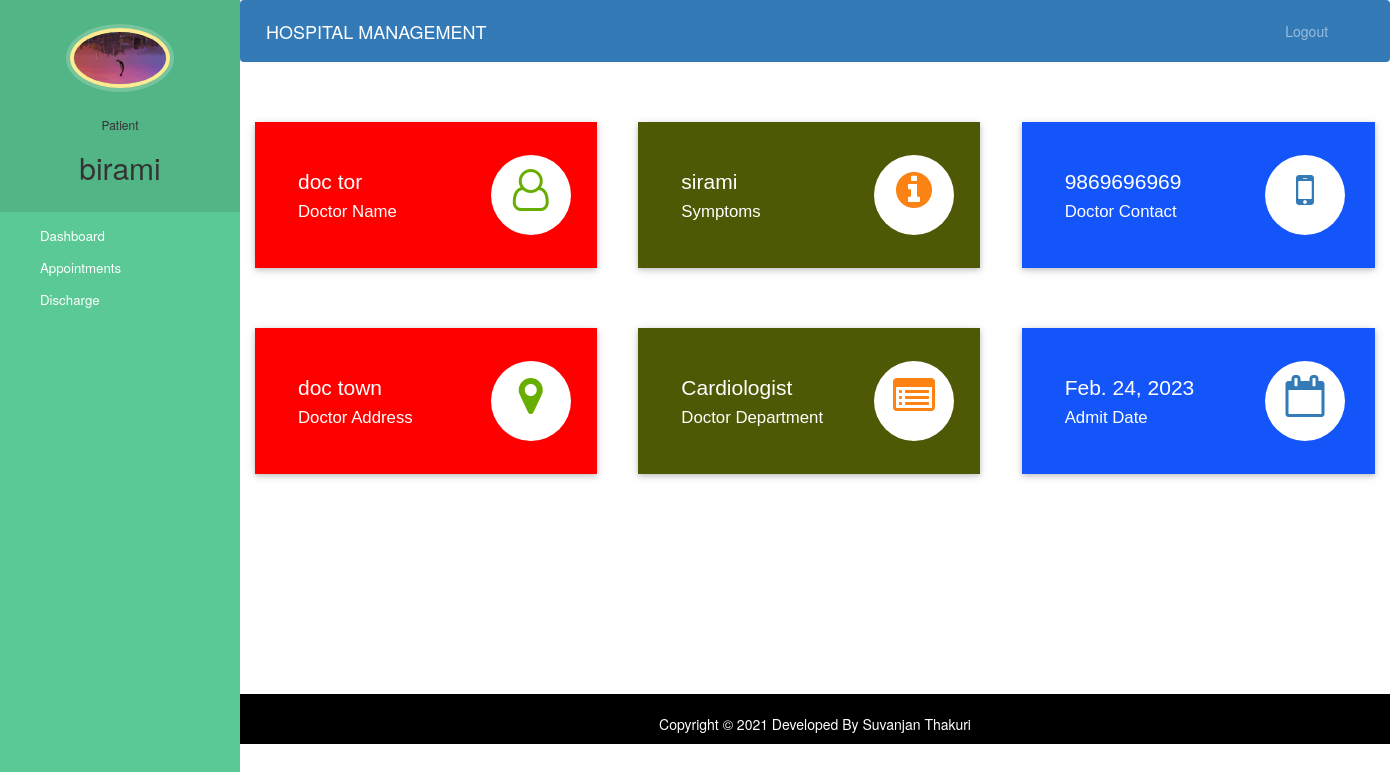
The page /patient-dashboard (signed in) on the database its author committed.
### hospital/models.py (models this page shows, shortened)
class Patient(models.Model):
    user=models.OneToOneField(User,on_delete=models.CASCADE)
    profile_pic= models.ImageField(upload_to='profile_pic/PatientProfilePic/',null=True,blank=True)
    address = models.CharField(max_length=40)
    mobile = models.CharField(max_length=20,null=False)
    symptoms = models.CharField(max_length=100,null=False)
    assignedDoctorId = models.PositiveIntegerField(null=True)
    admitDate=models.DateField(auto_now=True)
    status=models.BooleanField(default=False)

class Doctor(models.Model):
    user=models.OneToOneField(User,on_delete=models.CASCADE)
    profile_pic= models.ImageField(upload_to='profile_pic/DoctorProfilePic/',null=True,blank=True)
    address = models.CharField(max_length=40)
    mobile = models.CharField(max_length=20,null=True)
    department= models.CharField(max_length=50,choices=departments,default='Cardiologist')
    status=models.BooleanField(default=False)
    @property
    def get_name(self):
        return self.user.first_name+" "+self.user.last_name

### hospital/views.py (the view)
# urls.py: path('patient-dashboard', views.patient_dashboard_view,name='patient-dashboard'),
@login_required(login_url='patientlogin')
@user_passes_test(is_patient)
def patient_dashboard_view(request):
    patient=models.Patient.objects.get(user_id=request.user.id)
    doctor=models.Doctor.objects.get(user_id=patient.assignedDoctorId)
    mydict={
    'patient':patient,
    'doctorName':doctor.get_name,
    'doctorMobile':doctor.mobile,
    'doctorAddress':doctor.address,
    'symptoms':patient.symptoms,
    'doctorDepartment':doctor.department,
    'admitDate':patient.admitDate,
    }
    return render(request,'hospital/patient_dashboard.html',context=mydict)

### hospital/views.py (called while the page is built)
def is_patient(user):
    return user.groups.filter(name='PATIENT').exists()

### templates/hospital/patient_dashboard.html
{% extends 'hospital/patient_base.html' %}
{% load static %}
{% block content %}
{%include 'hospital/patient_dashboard_cards.html'%}
<br><br><br><br>
{% endblock content %}

### templates/hospital/patient_base.html (shortened to what this page needs)
<!DOCTYPE html>
{% load static %}
<html lang="en">
<head>
  <link rel="stylesheet" href="https://stackpath.bootstrapcdn.com/bootstrap/4.3.1/css/bootstrap.min.css">
  <link rel="stylesheet" href="https://maxcdn.bootstrapcdn.com/font-awesome/4.7.0/css/font-awesome.min.css">
</head>
<body>
  <nav class="menu" tabindex="0">
    <header class="avatar">
      <img src="{% static patient.profile_pic.url %}" alt="Profile Pic" />
      <br><br>
      <h6>Patient</h6>
      <h2>{{request.user.first_name}}</h2>
    </header>
    <ul>
      <li tabindex="0" class="icon-dashboard"> <a style="color:white; text-decoration:none;" href="/patient-dashboard"><span>Dashboard</span></a> </li>
      <li tabindex="0" class="icon-calendar"> <a style="color:white; text-decoration:none;" href="/patient-appointment"><span>Appointments</span></a></li>
      <li tabindex="0" class="icon-users"> <a style="color:white; text-decoration:none;" href="/patient-discharge"><span>Discharge</span></a></li>
    </ul>
  </nav>
  <main>
    <div class="bs-example">
      <nav class="navbar navbar-expand-md  navbar-dark fixed-top" style="background:#337AB7;">
        <a href="/patient-dashboard" class="navbar-brand">HOSPITAL MANAGEMENT</a>
        <div class="collapse navbar-collapse justify-content-between" id="navbarCollapse">
          <div class="navbar-nav" style=" margin-left: 90%;">
            <a href="/logout" class="nav-item nav-link">Logout</a>
          </div>
        </div>
      </nav>
    </div>
    <br><br>
    {% block content %}
    {% endblock content %}
    <br><br><br><br><br><br><br>
    <footer>
      <br>
      <div class="container">
        <div class="row">
          <div class="col-md-12 col-sm-12">
            <div style="color:#ffffff;" class="wow fadeInUp footer-copyright">
              <p>
                Copyright &copy; 2021 Developed By Suvanjan Thakuri </p>
            </div>
          </div>
        </div>
      </div>
    </footer>
  </main>
</body>
</html>

### templates/hospital/patient_dashboard_cards.html (shortened to what this page needs)
<!DOCTYPE html>
<html lang="en" dir="ltr">
<head>
  <link rel="stylesheet" href="https://maxcdn.bootstrapcdn.com/bootstrap/3.4.1/css/bootstrap.min.css">
  <link rel="stylesheet" href="https://cdnjs.cloudflare.com/ajax/libs/font-awesome/4.7.0/css/font-awesome.min.css">
</head>
<body>
  <div class="market-updates">
    <div class="col-md-4 market-update-gd">
      <div class="market-update-block clr-block-1">
        <div class="col-md-8 market-update-left">
          <h3>{{doctorName}}</h3>
          <h4>Doctor Name</h4>
        </div>
        <div class="col-md-4 market-update-right">
          <i class="fa fa-user-o"> </i>
        </div>
        <div class="clearfix"> </div>
      </div>
    </div>
    <div class="col-md-4 market-update-gd">
      <div class="market-update-block clr-block-2">
        <div class="col-md-8 market-update-left">
          <h3>{{symptoms}}</h3>
          <h4>Symptoms</h4>
        </div>
        <div class="col-md-4 market-update-right">
          <i class="fa fa-info-circle"></i>
        </div>
        <div class="clearfix"> </div>
      </div>
    </div>
    <div class="col-md-4 market-update-gd">
      <div class="market-update-block clr-block-3">
        <div class="col-md-8 market-update-left">
          <h3>{{doctorMobile}}</h3>
          <h4>Doctor Contact</h4>
        </div>
        <div class="col-md-4 market-update-right">
          <i class="fa fa-mobile" aria-hidden="true"></i>
        </div>
        <div class="clearfix"> </div>
      </div>
    </div>
  </div>
  <br><br><br>
  <div class="market-updates">
    <div class="col-md-4 market-update-gd">
      <div class="market-update-block clr-block-1">
        <div class="col-md-8 market-update-left">
          <h3>{{doctorAddress}}</h3>
          <h4>Doctor Address</h4>
        </div>
        <div class="col-md-4 market-update-right">
          <i class="fa fa-map-marker"> </i>
        </div>
        <div class="clearfix"> </div>
      </div>
    </div>
    <div class="col-md-4 market-update-gd">
      <div class="market-update-block clr-block-2">
        <div class="col-md-8 market-update-left">
          <h3>{{doctorDepartment}}</h3>
          <h4>Doctor Department</h4>
        </div>
        <div class="col-md-4 market-update-right">
          <i class="fa fa-list-alt"></i>
        </div>
        <div class="clearfix"> </div>
      </div>
    </div>
    <div class="col-md-4 market-update-gd">
      <div class="market-update-block clr-block-3">
        <div class="col-md-8 market-update-left">
          <h3>{{admitDate}}</h3>
          <h4>Admit Date</h4>
        </div>
        <div class="col-md-4 market-update-right">
          <i class="fa fa-calendar-o" aria-hidden="true"></i>
        </div>
        <div class="clearfix"> </div>
      </div>
    </div>
  </div>
</body>
</html>

### templates/hospital/patient_base.html (style rules this page uses)
a:link { text-decoration: none; }
a { color: white; }
footer { padding: 0px 0px 0px 0px; background-color: black; margin: 0px; }
.fa { font-size: 23px; width: 60px; text-align: center; text-decoration: none; margin: 5px 2px; border-radius: 50%; }
p { text-align: center; }
body { padding-left: 240px; }
main { position: relative; height: 100vh; }
.menu { background: #5bc995; height: 100vh; width: 240px; position: fixed; top: 0px; left: 0; z-index: 5; outline: none; }
.menu .avatar { background: rgba(0, 0, 0, 0.1); padding: 2em 0.5em; text-align: center; }
.menu .avatar img { width: 100px; border-radius: 50%; overflow: hidden; border: 4px solid #ffea92; box-shadow: 0 0 0 4px rgba(255, 255, 255, 0.2); }
.menu .avatar h2 { font-weight: normal; margin-bottom: 0; }
.menu ul { list-style: none; padding: 0.5em 0; margin: 0; }
.menu ul li { padding: 0.5em 1em 0.5em 3em; font-size: 0.95em; font-weight: regular; background-repeat: no-repeat; background-position: left 15px center; background-size: auto 20px; transition: all 0.15s linear; cursor: pointer; }
.menu ul li.icon-dashboard { background-image: url("http://www.entypo.com/images//gauge.svg"); }
.menu ul li.icon-users { background-image: url("http://www.entypo.com/images//users.svg"); }
.menu ul li.icon-calendar { background-image: url("http://www.entypo.com/images//calendar.svg"); }

### templates/hospital/patient_dashboard_cards.html (style rules this page uses)
.market-update-block { padding: 2em 2em; background: #999; }
.market-update-block h3 { color: #fff; font-size: 1.5em; font-family: 'Carrois Gothic', sans-serif; }
.market-update-block h4 { font-size: 1.2em; color: #fff; margin: 0.3em 0em; font-family: 'Carrois Gothic', sans-serif; }
.market-update-block.clr-block-1 { background: #ff0000; margin-right: 0.8em; box-shadow: 0 2px 5px 0 rgba(0, 0, 0, 0.16), 0 2px 10px 0 rgba(0, 0, 0, 0.12); transition: 0.5s all; -webkit-transition: 0.5s all; -moz-transition: 0.5s all; -o-transition: 0.5s all; }
.market-update-block.clr-block-2 { background: #4f5905; margin-right: 0.8em; box-shadow: 0 2px 5px 0 rgba(0, 0, 0, 0.16), 0 2px 10px 0 rgba(0, 0, 0, 0.12); transition: 0.5s all; -webkit-transition: 0.5s all; -moz-transition: 0.5s all; -o-transition: 0.5s all; }
.market-update-block.clr-block-3 { background: #1355f9; box-shadow: 0 2px 5px 0 rgba(0, 0, 0, 0.16), 0 2px 10px 0 rgba(0, 0, 0, 0.12); transition: 0.5s all; -webkit-transition: 0.5s all; -moz-transition: 0.5s all; -o-transition: 0.5s all; }
.market-update-right i.fa.fa-user-o, i.fa.fa-map-marker { font-size: 3em; color: #68AE00; width: 80px; height: 80px; background: #fff; text-align: center; border-radius: 49px; -webkit-border-radius: 49px; -moz-border-radius: 49px; -o-border-radius: 49px; line-height: 1.7em; }
.market-update-right i.fa.fa-info-circle, i.fa.fa-list-alt { font-size: 3em; color: #FC8213; width: 80px; height: 80px; background: #fff; text-align: center; border-radius: 49px; -webkit-border-radius: 49px; -moz-border-radius: 49px; -o-border-radius: 49px; line-height: 1.7em; }
.market-update-right i.fa.fa-mobile, i.fa.fa-calendar-o { font-size: 3em; color: #337AB7; width: 80px; height: 80px; background: #fff; text-align: center; border-radius: 49px; -webkit-border-radius: 49px; -moz-border-radius: 49px; -o-border-radius: 49px; line-height: 1.7em; }
.market-update-left { padding: 0px; }

### rows shown on the page
Patient: profile_pic (picture), symptoms "sirami", admitDate "Feb. 24, 2023"
Doctor: mobile "9869696969", address "doc town", department "Cardiologist"

### other values the page prints
{{ request.user.first_name }} "birami"
{{ doctorName }} "doc tor"
